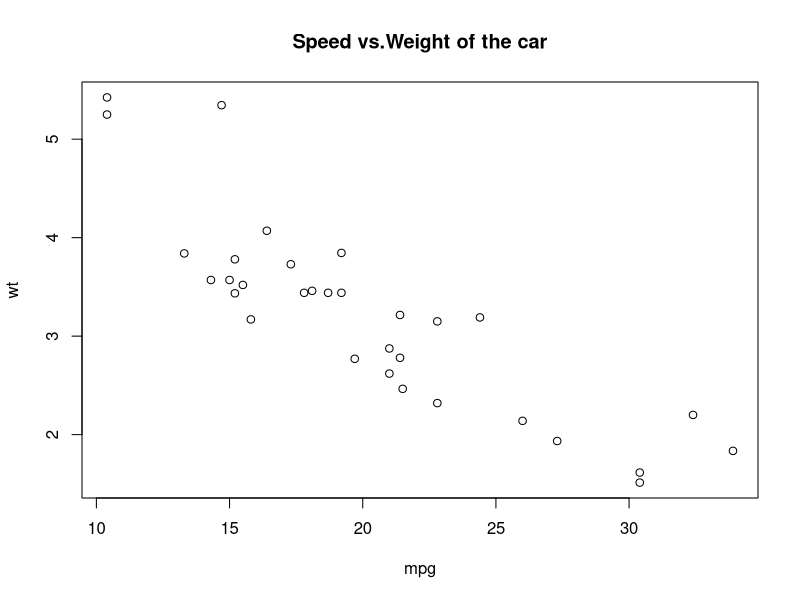
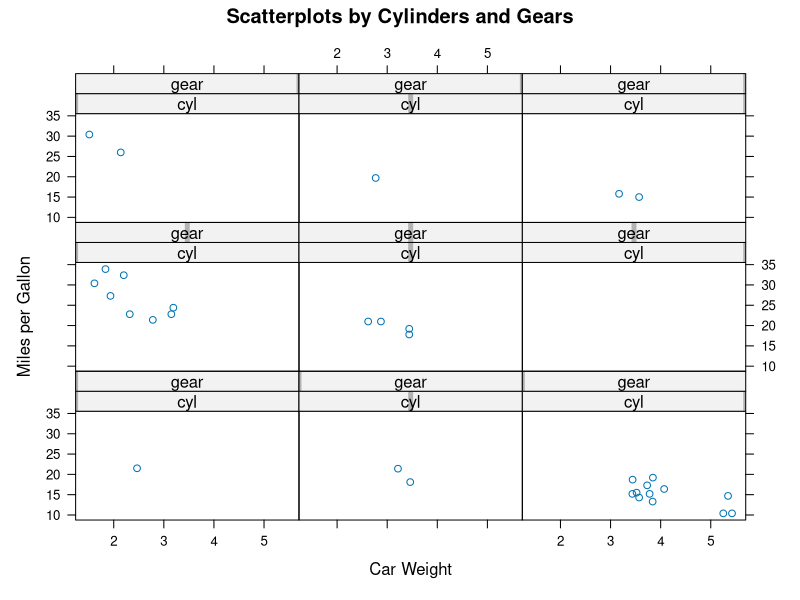
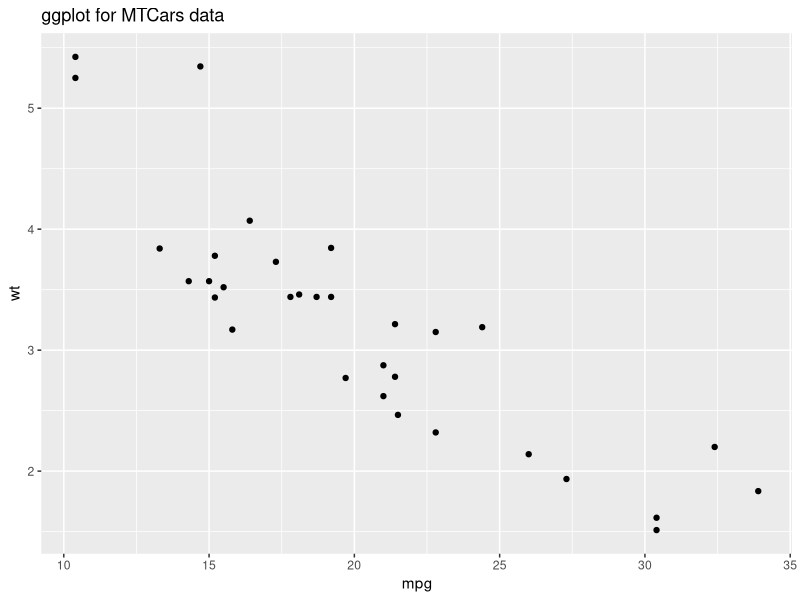
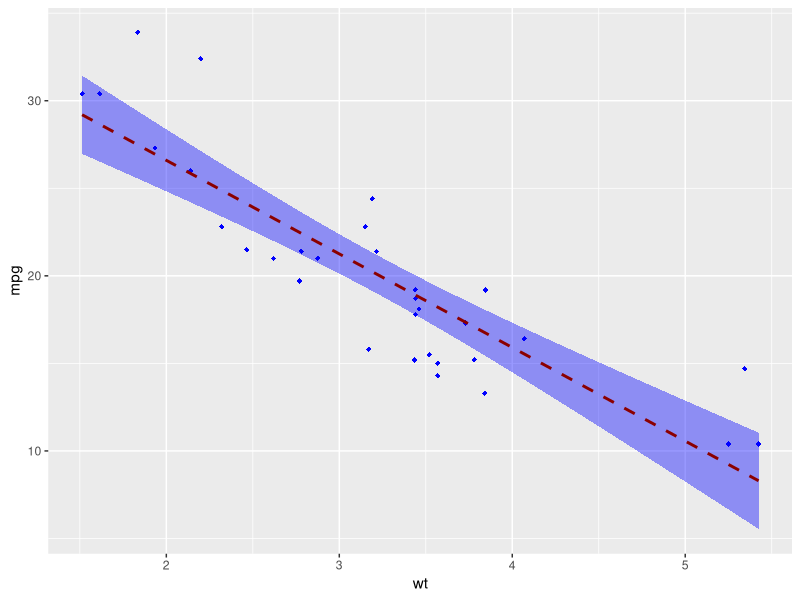
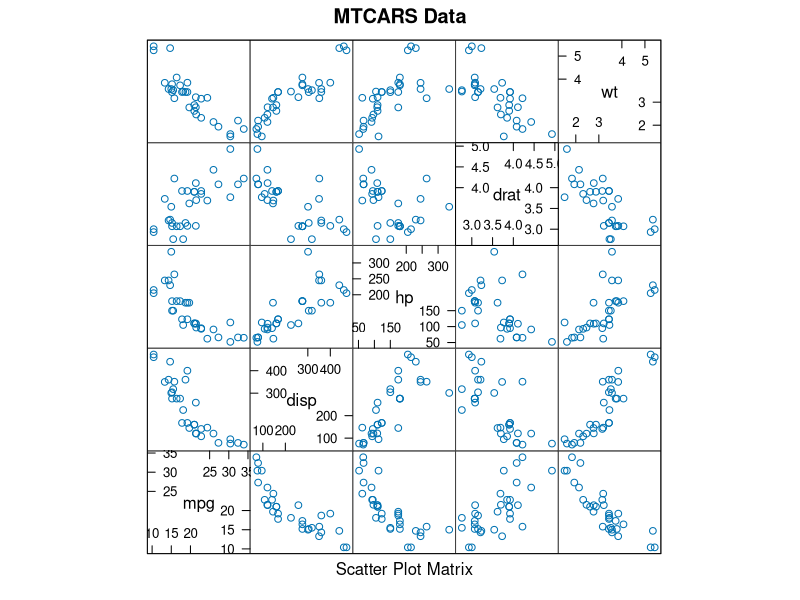

Generate these figures, in order, with R:
## ---- chunk 1
knitr::opts_chunk$set(echo = TRUE)
## ---- chunk 2

data(mtcars)
with(mtcars, plot(mpg,wt)) #plot function determines which values to be plotted
title("Speed vs.Weight of the car") # Title is the function to add a header to the plot


## ---- chunk 3
library(lattice)
attach(mtcars)
xyplot(mpg~wt|cyl*gear, 
   main="Scatterplots by Cylinders and Gears", 
   ylab="Miles per Gallon", xlab="Car Weight")    
## ---- chunk 4
library(ggplot2)
data("mtcars")
qplot(mpg, wt, data = mtcars, main = "ggplot for MTCars data") # main is used to add a title to the plot, data= define the data set which is used to create the plot

## ---- chunk 5
png(file = "Scatter plot Matrix of MTCars.png")
splom(mtcars[c(1,3,4,5,6)], 
   main="MTCARS Data")
dev.off() 

## ---- chunk 6
ggplot(mtcars, aes(x=wt, y=mpg)) + 
  geom_point(shape=18, color="blue")+
  geom_smooth(method=lm,  linetype="dashed",
             color="darkred", fill="blue")
dev.copy(pdf, file = "ggplot_MTCars.pdf")
dev.off()
